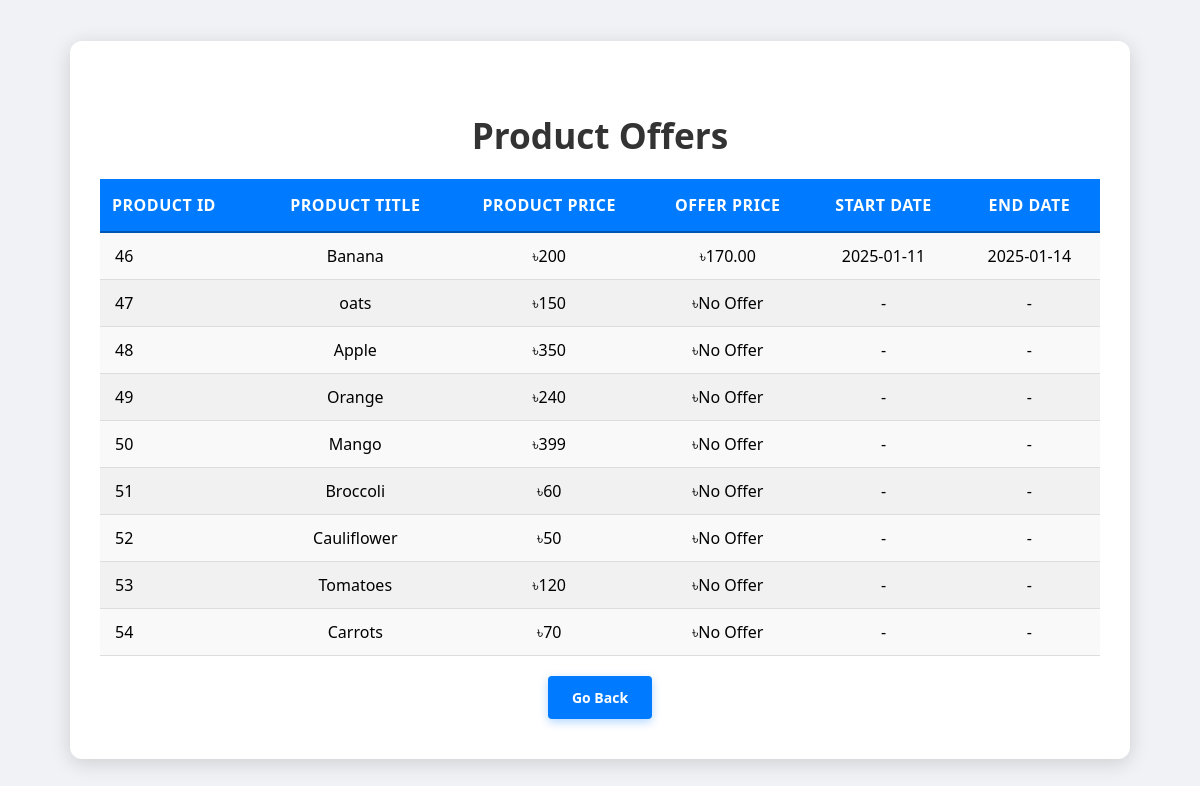
Screenshot of /offer.php with the database file from the repository.
### tables this page shows
CREATE TABLE `offer_prices` (
  `id` int(11) NOT NULL,
  `product_id` int(11) NOT NULL,
  `offer_price` decimal(10,2) NOT NULL,
  `offer_start_date` date NOT NULL,
  `offer_end_date` date NOT NULL,
  `created_at` timestamp NOT NULL DEFAULT current_timestamp(),
  `updated_at` timestamp NOT NULL DEFAULT current_timestamp() ON UPDATE current_timestamp()
);

CREATE TABLE `products` (
  `product_id` int(11) NOT NULL,
  `product_title` varchar(100) NOT NULL,
  `product_description` varchar(255) NOT NULL,
  `product_keywords` varchar(255) NOT NULL,
  `category_id` int(11) NOT NULL,
  `brand_id` int(11) NOT NULL,
  `product_image1` varchar(255) NOT NULL,
  `product_image2` varchar(255) NOT NULL,
  `product_image3` varchar(255) NOT NULL,
  `product_price` varchar(100) NOT NULL,
  `date` timestamp NOT NULL DEFAULT current_timestamp() ON UPDATE current_timestamp(),
  `status` varchar(100) NOT NULL
);

### offer.php (the view, shortened to what this page needs)
<?php
include('./includes/connect.php');
$query = "SELECT p.product_id, p.product_title, p.product_price, o.offer_price, o.offer_start_date, o.offer_end_date
          FROM products p
          LEFT JOIN offer_prices o ON p.product_id = o.product_id";
$result = mysqli_query($con, $query);
?>
<!DOCTYPE html>
<html lang="en">
<head>
</head>
<body>
    <div class="container">
        <h2>Product Offers</h2>
        <table>
            <thead>
                <tr>
                    <th>Product ID</th>
                    <th>Product Title</th>
                    <th>Product Price</th>
                    <th>Offer Price</th>
                    <th>Start Date</th>
                    <th>End Date</th>
                </tr>
            </thead>
            <tbody>
                <?php
                while ($row = mysqli_fetch_assoc($result)) {
                    echo "<tr>";
                    echo "<td>" . $row['product_id'] . "</td>";
                    echo "<td>" . $row['product_title'] . "</td>";
                    echo "<td>৳" . $row['product_price'] . "</td>";
                    echo "<td>৳" . ($row['offer_price'] ?? 'No Offer') . "</td>";
                    echo "<td>" . ($row['offer_start_date'] ?? '-') . "</td>";
                    echo "<td>" . ($row['offer_end_date'] ?? '-') . "</td>";
                    echo "</tr>";
                }
                ?>
            </tbody>
        </table>
        <div style="text-align: center;">
            <a href="index.php" style="text-decoration: none; padding: 12px 24px; background-color: #007bff; color: #fff; border-radius: 4px; font-size: 14px;">Go Back</a>
        </div>
    </div>
</body>
</html>

### offer.php (style rules this page uses)
body { font-family: 'Segoe UI', Tahoma, Geneva, Verdana, sans-serif; background-color: #f0f2f5; margin: 0; padding: 0; display: flex; justify-content: center; align-items: center; min-height: 100vh; }
.container { background-color: #fff; padding: 40px 30px; border-radius: 12px; box-shadow: 0 4px 20px rgba(0, 0, 0, 0.15); width: 90%; max-width: 1000px; margin: 20px auto; overflow-x: auto; }
h2 { text-align: center; font-size: 2.2rem; color: #333; margin-bottom: 20px; font-weight: bold; }
table { width: 100%; border-collapse: collapse; margin: 20px 0; font-size: 1rem; text-align: left; }
thead th { background-color: #007bff; color: #fff; padding: 15px 12px; text-transform: uppercase; font-weight: 600; letter-spacing: 0.5px; border-bottom: 2px solid #0056b3; }
tbody tr { background-color: #f9f9f9; transition: background-color 0.3s ease; }
tbody tr:nth-child(even) { background-color: #f1f1f1; }
td, th { padding: 12px 15px; border-bottom: 1px solid #ddd; text-align: center; }
td:first-child, th:first-child { text-align: left; }
.container a { display: inline-block; text-decoration: none; padding: 12px 20px; background-color: #007bff; color: #fff; font-size: 1rem; font-weight: bold; border-radius: 6px; transition: background-color 0.3s ease, transform 0.2s ease; box-shadow: 0 3px 10px rgba(0, 123, 255, 0.3); }

### rows the page displays
offer_prices: product.product_id "46", product.product_title "Banana", product.product_price "200", offer_price "170.00", offer_start_date "2025-01-11", offer_end_date "2025-01-14"
products: product_id "47", product_title "oats", product_price "150", offer_price "No Offer", offer_start_date "-", offer_end_date "-"
products: product_id "48", product_title "Apple", product_price "350", offer_price "No Offer", offer_start_date "-", offer_end_date "-"
products: product_id "49", product_title "Orange", product_price "240", offer_price "No Offer", offer_start_date "-", offer_end_date "-"
products: product_id "50", product_title "Mango", product_price "399", offer_price "No Offer", offer_start_date "-", offer_end_date "-"
products: product_id "51", product_title "Broccoli", product_price "60", offer_price "No Offer", offer_start_date "-", offer_end_date "-"
products: product_id "52", product_title "Cauliflower", product_price "50", offer_price "No Offer", offer_start_date "-", offer_end_date "-"
products: product_id "53", product_title "Tomatoes", product_price "120", offer_price "No Offer", offer_start_date "-", offer_end_date "-"
products: product_id "54", product_title "Carrots", product_price "70", offer_price "No Offer", offer_start_date "-", offer_end_date "-"
